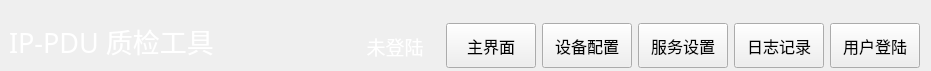
<?xml version="1.0" encoding="UTF-8"?>
<ui version="4.0">
 <class>NavBarWid</class>
 <widget class="QWidget" name="NavBarWid">
  <property name="geometry">
   <rect>
    <x>0</x>
    <y>0</y>
    <width>931</width>
    <height>71</height>
   </rect>
  </property>
  <property name="windowTitle">
   <string>Form</string>
  </property>
  <layout class="QGridLayout" name="gridLayout">
   <property name="leftMargin">
    <number>9</number>
   </property>
   <property name="topMargin">
    <number>21</number>
   </property>
   <property name="bottomMargin">
    <number>0</number>
   </property>
   <item row="0" column="5">
    <widget class="QPushButton" name="setBtn">
     <property name="minimumSize">
      <size>
       <width>90</width>
       <height>0</height>
      </size>
     </property>
     <property name="maximumSize">
      <size>
       <width>230</width>
       <height>45</height>
      </size>
     </property>
     <property name="font">
      <font>
       <family>微软雅黑</family>
       <pointsize>12</pointsize>
      </font>
     </property>
     <property name="text">
      <string>服务设置</string>
     </property>
    </widget>
   </item>
   <item row="0" column="3">
    <widget class="QPushButton" name="homeBtn">
     <property name="minimumSize">
      <size>
       <width>90</width>
       <height>0</height>
      </size>
     </property>
     <property name="maximumSize">
      <size>
       <width>230</width>
       <height>45</height>
      </size>
     </property>
     <property name="font">
      <font>
       <family>微软雅黑</family>
       <pointsize>12</pointsize>
      </font>
     </property>
     <property name="text">
      <string>主界面</string>
     </property>
    </widget>
   </item>
   <item row="0" column="0">
    <widget class="QLabel" name="label">
     <property name="minimumSize">
      <size>
       <width>0</width>
       <height>50</height>
      </size>
     </property>
     <property name="font">
      <font>
       <family>微软雅黑</family>
       <pointsize>20</pointsize>
      </font>
     </property>
     <property name="styleSheet">
      <string notr="true">color: rgb(255, 255, 255);</string>
     </property>
     <property name="text">
      <string>IP-PDU 质检工具</string>
     </property>
     <property name="alignment">
      <set>Qt::AlignLeading|Qt::AlignLeft|Qt::AlignTop</set>
     </property>
    </widget>
   </item>
   <item row="0" column="1">
    <spacer name="horizontalSpacer">
     <property name="orientation">
      <enum>Qt::Horizontal</enum>
     </property>
     <property name="sizeHint" stdset="0">
      <size>
       <width>52</width>
       <height>20</height>
      </size>
     </property>
    </spacer>
   </item>
   <item row="0" column="6">
    <widget class="QPushButton" name="logBtn">
     <property name="minimumSize">
      <size>
       <width>90</width>
       <height>0</height>
      </size>
     </property>
     <property name="maximumSize">
      <size>
       <width>230</width>
       <height>45</height>
      </size>
     </property>
     <property name="font">
      <font>
       <family>微软雅黑</family>
       <pointsize>12</pointsize>
      </font>
     </property>
     <property name="text">
      <string>日志记录</string>
     </property>
    </widget>
   </item>
   <item row="0" column="7">
    <widget class="QPushButton" name="loginBtn">
     <property name="minimumSize">
      <size>
       <width>90</width>
       <height>0</height>
      </size>
     </property>
     <property name="maximumSize">
      <size>
       <width>230</width>
       <height>45</height>
      </size>
     </property>
     <property name="font">
      <font>
       <family>微软雅黑</family>
       <pointsize>12</pointsize>
      </font>
     </property>
     <property name="text">
      <string>用户登陆</string>
     </property>
    </widget>
   </item>
   <item row="0" column="2">
    <widget class="QLabel" name="userLab">
     <property name="minimumSize">
      <size>
       <width>90</width>
       <height>0</height>
      </size>
     </property>
     <property name="font">
      <font>
       <family>微软雅黑</family>
       <pointsize>14</pointsize>
      </font>
     </property>
     <property name="contextMenuPolicy">
      <enum>Qt::PreventContextMenu</enum>
     </property>
     <property name="styleSheet">
      <string notr="true">color: rgb(255, 255, 255);</string>
     </property>
     <property name="text">
      <string>未登陆</string>
     </property>
     <property name="alignment">
      <set>Qt::AlignCenter</set>
     </property>
    </widget>
   </item>
   <item row="0" column="4">
    <widget class="QPushButton" name="devBtn">
     <property name="minimumSize">
      <size>
       <width>90</width>
       <height>0</height>
      </size>
     </property>
     <property name="maximumSize">
      <size>
       <width>230</width>
       <height>45</height>
      </size>
     </property>
     <property name="font">
      <font>
       <family>微软雅黑</family>
       <pointsize>12</pointsize>
      </font>
     </property>
     <property name="text">
      <string>设备配置</string>
     </property>
    </widget>
   </item>
  </layout>
 </widget>
 <resources/>
 <connections/>
</ui>
